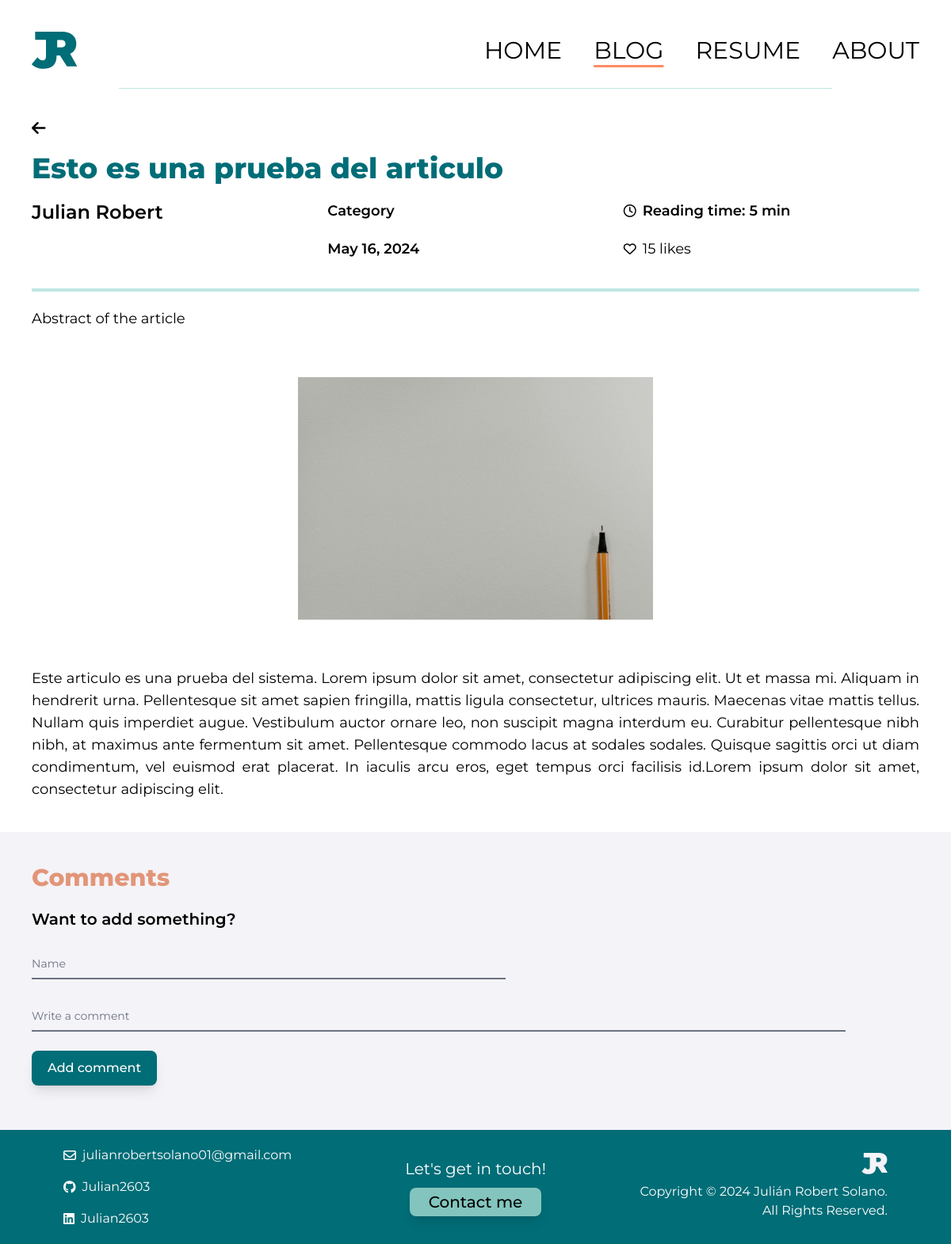
Before: /blog/article/1 with the older database file.
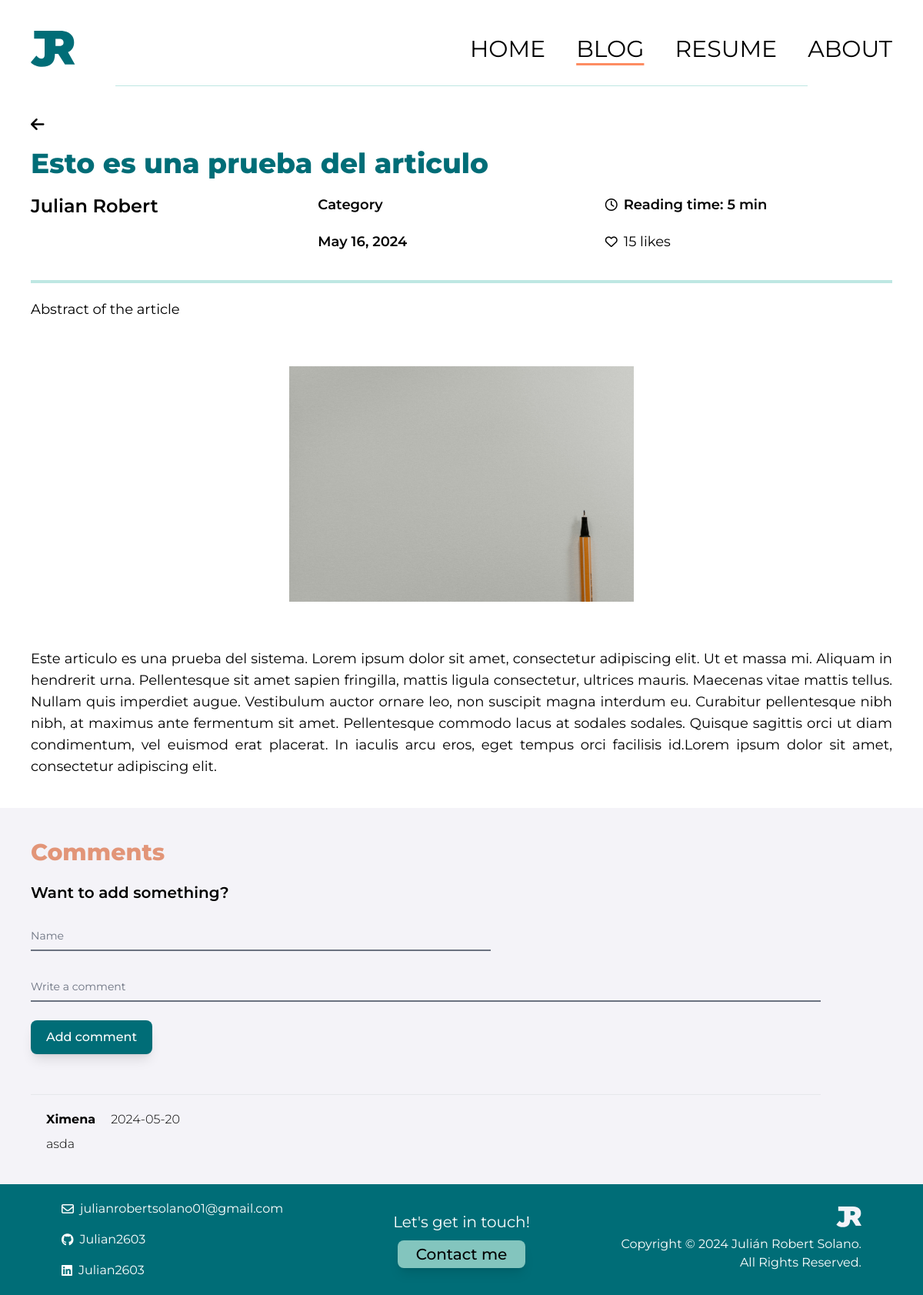
After: the same page with the newer database file.
### blog/models.py (models this page shows, shortened)
class Comment(models.Model):
  name = models.CharField(max_length=255)
  article = models.ForeignKey(Article, on_delete=models.CASCADE)
  comment_date = models.DateField(default=datetime.date.today)
  comment_body = models.TextField()

### blog/views.py (the view)
# urls.py: path('article/<int:pk>', ArticleDetailView.as_view(), name="article"),
class ArticleDetailView(DetailView):
    model = Article
    template_name = 'article.html'
    def get_context_data(self, **kwargs):
        context = super().get_context_data(**kwargs)
        context['comments'] = Comment.objects.filter(article=self.object).order_by('-comment_date')
        context['form'] = CommentForm()
        return context

### blog/forms.py
class CommentForm(forms.ModelForm):
    class Meta:
        model = Comment
        fields = ['name', 'comment_body']

### blog/templates/article.html (shortened to what the changed rows need)
{% load static tailwind_tags %}
<html lang="en" class="scroll-smooth">
  <head>
    {% load static %}
    {% tailwind_css %}
</head>
<body>
  <section id="article">
    <div class="p-10 flex flex-col gap-5">
      <h1 class="font-sans font-extrabold text-4xl text-[#006D77]">{{ article.title }}</h1>
      <div class="grid grid-cols-3">
        <div class="">
          <h2 class="font-sans font-semibold text-2xl text-black">{{ article.author.first_name }} {{ article.author.last_name }}</h2>
        </div>
        <div class="flex flex-col gap-5">
          <h2 class="font-sans font-semibold text-lg text-black"> {{ article.category }} </h2>
          <h2 class="font-sans font-semibold text-lg text-black"> {{ article.date }} </h2>
        </div>
        <div class="flex flex-col gap-5">
          <div class="flex flex-row gap-2 justify-start align-center items-center">
            <h2 class="font-sans font-semibold text-lg text-black"> Reading time: {{ article.reading_time }} min</h2>
          </div>
          <button id="like-button" class="flex flex-row gap-2 justify-start align-center items-center focus:outline-none" data-article-id="{{ article.id }}">
            <h2 id="like-count" class="font-sans font-normal text-lg text-black">{{ article.likes }} likes</h2>
          </button>
        </div>
      </div>
    </div>
  </section>
 <section id="coments">
  <div class="flex flex-col gap-5 p-10 bg-[F4F3F8]">
      <h2 class="font-sans font-extrabold text-3xl text-[#E29578]">Comments</h2>
      <div class="flex flex-col justify-start items-start gap-5">
          <h2 class="font-sans font-semibold text-xl text-black">Want to add something?</h2>
          <div class="w-11/12 mb-">
          </div>
      </div>
      {% for comment in comments %}
      <hr class="border-gray-200 w-11/12 mt-4">
      <div class="flex items-start flex-col gap-2 px-5">
          <div class="flex justify-center align-center items-center flex-row gap-5">
              <p class="font-sans font-bold text-base text-black">{{ comment.name }}</p>
              <p class="font-sans font-light text-base text-black">{{ comment.comment_date|date:"Y-m-d" }}</p>
          </div>
          <div class="flex justify-center align-center items-center flex-row gap-5">
              <p class="font-sans font-light text-base text-black">{{ comment.comment_body }}</p>
          </div>
      </div>
      {% endfor %}
  </div>
</section>
</body>
</html>

Changed rows visible on the page:
added Comment: name "Ximena", comment_date "2024-05-20", comment_body "asda"
